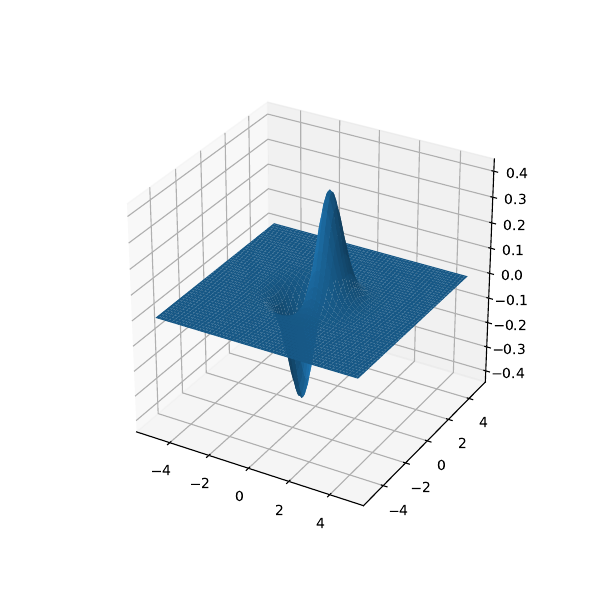

Here is the Python script that generated this plot:
# importing the required modules
from mpl_toolkits.mplot3d import axes3d
import matplotlib.pyplot as plt
import numpy as np

x = np.arange(-5,5,0.1)
y = np.arange(-5,5,0.1)
X,Y = np.meshgrid(x,y)
Z = X*np.exp(-X**2 - Y**2)

fig = plt.figure(figsize=(6,6))
ax = fig.add_subplot(111, projection='3d')

#Plot
ax.plot_surface(X, Y, Z)
plt.savefig('surface.pdf')
